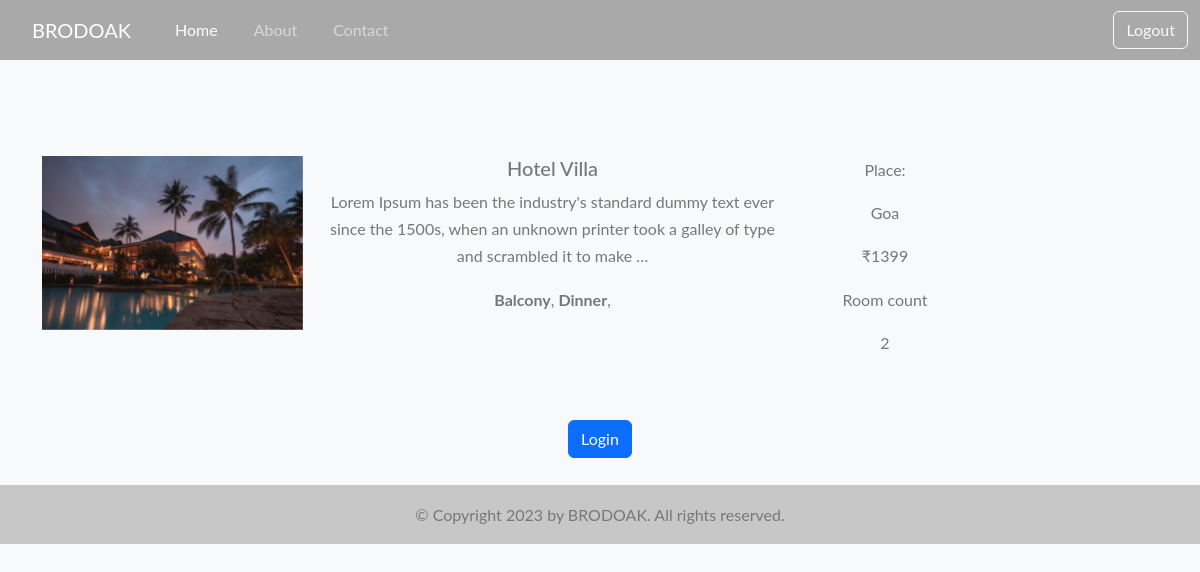
/hotel-detail/d25d5e6f0a09403585171c74890a771d/, run on the app's committed database.
### home/models.py (models this page shows, shortened)
class BaseModel(models.Model):
    uid = models.UUIDField(default=uuid.uuid4, editable=False, primary_key=True)
    created_at = models.DateField(auto_now_add=True)
    updated_at = models.DateField(auto_now_add=True)
    class Meta:
        abstract = True

class HotelImages(BaseModel):
    hotel = models.ForeignKey(Hotel, related_name="images", on_delete=models.CASCADE)
    images = models.ImageField(upload_to="hotels")

class Hotel(BaseModel):
    hotel_name = models.CharField(max_length=100)
    hotel_price = models.IntegerField()
    description = models.TextField()
    amenities = models.ManyToManyField(Amenities)
    room_count = models.IntegerField(default=10)

class Amenities(BaseModel):
    amenity_name = models.CharField(max_length=100)

### home/views.py (the view, shortened to what this page needs)
# urls.py: path('hotel-detail/<uid>/', hotel_detail, name="hotel_detail"),
def hotel_detail(request,uid):
    hotel_obj = Hotel.objects.get(uid = uid)
    return render(request , 'hotel_detail.html' ,{
        'hotels_obj' :hotel_obj
    })

### home/templates/hotel_detail.html
{% extends "base-nav.html" %}
{% block start %}
<body class="bg-light">
    <div class="container mt-5 pt-5">
        <div class="row">
            <div class="col">
               <div class="col">
    <div id="imageCarousel{{hotels_obj.uid}}" class="carousel slide" data-bs-ride="carousel">
        <div >
            {% for image in hotels_obj.images.all %}
                <div class="carousel-item {% if forloop.first %}active{% endif %}">
                    <img src="/media/{{image.images}}" class="d-block w-100">
                    </div>
            {% endfor %}
        </div>
    </div>
</div>
            </div>
            <div class="col-md-5">
                <h5>{{hotels_obj.hotel_name}}</h5>
                <p>{{hotels_obj.description|truncatechars:150}}</p>
                <p>
                    {% for amenitie in hotels_obj.amenities.all %}
                    <b>{{amenitie.amenity_name}}</b>,
                    {% endfor %}
                </p>
            </div>
            <div class="col-md-2 border-left text-center more-offers">
                <p>Place:</p>
                <p>Goa</p>
                <p>₹{{hotels_obj.hotel_price}}</p>
                <p>Room count</p>
                <p>{{hotels_obj.room_count}}</p>
            </div>
            <div class="col-md-2 border-left text-center more-offers">
            </div>
        </div>
        {% if request.user.is_authenticated %}
        <div class="row filter-card2">
            <div class="col-md-12">
                <h5>Book Hotel</h5>
                {% include "messages.html" %}
                <form method="post">
                    {% csrf_token %}
                    <div class="row form-group">
                        <div class="col-md-6">
                            <label for="mintopay">Check in</label>
                            <input type="date" name="checkin" id="checkin" class="form-control">
                        </div>
                        <div class="col-md-6">
                            <label for="maxtopay">Check out</label>
                            <input type="date" name="checkout" id="checkout" class="form-control">
                        </div>
                    </div>
                    <div class="row form-group">
                        <br>
                        <div class="col-md-12">
                            <br>
                            <a href="/payment/" class="btn btn-primary btn-block">book</a>
                        </div>
                    </div>
                </form>
            </div>
        </div>
        {% else %}
        <div class="row mt-5">
            <div class="col-md-12">
                <a href="/login/" class="btn btn-primary btn-block">Login</a>
            </div>
        </div>
        {% endif %}
    </div>
<br>
</body>
{% endblock %}

### home/templates/base-nav.html (style rules this page uses)
body { font-family: "Lato", Arial, sans-serif; font-weight: 400; font-size: 16px; line-height: 1.7; background: #fff; color: #777; text-align: center; }

### data on the page
HotelImages: images (picture)
Hotel: hotel_name "Hotel Villa", description "Lorem Ipsum has been the industry's standard dummy text ever since the 1500s, when an unknown printer took a galley of type and scrambled it to make …", hotel_price "1399", room_count "2"
Amenities: amenity_name "Balcony"
Amenities: amenity_name "Dinner"
